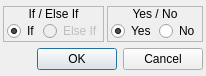
<?xml version="1.0" encoding="UTF-8"?>
<ui version="4.0">
 <class>ConfigureEvent_IfYesNo</class>
 <widget class="QDialog" name="ConfigureEvent_IfYesNo">
  <property name="geometry">
   <rect>
    <x>0</x>
    <y>0</y>
    <width>206</width>
    <height>76</height>
   </rect>
  </property>
  <property name="windowTitle">
   <string>If Yes/No</string>
  </property>
  <property name="styleSheet">
   <string notr="true">.QFrame
{
	border: 1px solid palette(text);
}

.QFrame&gt;QLabel
{
	background-color: palette(text);
	color: palette(window);
}</string>
  </property>
  <layout class="QGridLayout" name="gridLayout">
   <property name="leftMargin">
    <number>3</number>
   </property>
   <property name="topMargin">
    <number>3</number>
   </property>
   <property name="rightMargin">
    <number>3</number>
   </property>
   <property name="bottomMargin">
    <number>3</number>
   </property>
   <property name="spacing">
    <number>3</number>
   </property>
   <item row="0" column="0">
    <widget class="QFrame" name="frmVariable_3">
     <property name="sizePolicy">
      <sizepolicy hsizetype="Preferred" vsizetype="Fixed">
       <horstretch>0</horstretch>
       <verstretch>0</verstretch>
      </sizepolicy>
     </property>
     <property name="frameShape">
      <enum>QFrame::StyledPanel</enum>
     </property>
     <property name="frameShadow">
      <enum>QFrame::Raised</enum>
     </property>
     <layout class="QVBoxLayout" name="verticalLayout_5">
      <property name="spacing">
       <number>0</number>
      </property>
      <property name="leftMargin">
       <number>0</number>
      </property>
      <property name="topMargin">
       <number>0</number>
      </property>
      <property name="rightMargin">
       <number>0</number>
      </property>
      <property name="bottomMargin">
       <number>0</number>
      </property>
      <item>
       <widget class="QLabel" name="label_5">
        <property name="sizePolicy">
         <sizepolicy hsizetype="Preferred" vsizetype="Fixed">
          <horstretch>0</horstretch>
          <verstretch>0</verstretch>
         </sizepolicy>
        </property>
        <property name="text">
         <string>If / Else If</string>
        </property>
        <property name="alignment">
         <set>Qt::AlignCenter</set>
        </property>
       </widget>
      </item>
      <item>
       <widget class="QWidget" name="widget_5" native="true">
        <layout class="QHBoxLayout" name="horizontalLayout_4">
         <property name="spacing">
          <number>3</number>
         </property>
         <property name="leftMargin">
          <number>3</number>
         </property>
         <property name="topMargin">
          <number>0</number>
         </property>
         <property name="rightMargin">
          <number>0</number>
         </property>
         <property name="bottomMargin">
          <number>0</number>
         </property>
         <item>
          <widget class="QRadioButton" name="chkIf">
           <property name="text">
            <string>If</string>
           </property>
           <property name="checked">
            <bool>true</bool>
           </property>
          </widget>
         </item>
         <item>
          <widget class="QRadioButton" name="chkElseIf">
           <property name="enabled">
            <bool>false</bool>
           </property>
           <property name="text">
            <string>Else If</string>
           </property>
          </widget>
         </item>
        </layout>
       </widget>
      </item>
     </layout>
    </widget>
   </item>
   <item row="0" column="1">
    <widget class="QFrame" name="frmVariable_2">
     <property name="sizePolicy">
      <sizepolicy hsizetype="Preferred" vsizetype="Fixed">
       <horstretch>0</horstretch>
       <verstretch>0</verstretch>
      </sizepolicy>
     </property>
     <property name="frameShape">
      <enum>QFrame::StyledPanel</enum>
     </property>
     <property name="frameShadow">
      <enum>QFrame::Raised</enum>
     </property>
     <layout class="QVBoxLayout" name="verticalLayout_4">
      <property name="spacing">
       <number>0</number>
      </property>
      <property name="leftMargin">
       <number>0</number>
      </property>
      <property name="topMargin">
       <number>0</number>
      </property>
      <property name="rightMargin">
       <number>0</number>
      </property>
      <property name="bottomMargin">
       <number>0</number>
      </property>
      <item>
       <widget class="QLabel" name="label_4">
        <property name="sizePolicy">
         <sizepolicy hsizetype="Preferred" vsizetype="Fixed">
          <horstretch>0</horstretch>
          <verstretch>0</verstretch>
         </sizepolicy>
        </property>
        <property name="text">
         <string>Yes / No</string>
        </property>
        <property name="alignment">
         <set>Qt::AlignCenter</set>
        </property>
       </widget>
      </item>
      <item>
       <widget class="QWidget" name="widget_4" native="true">
        <layout class="QHBoxLayout" name="horizontalLayout_3">
         <property name="spacing">
          <number>3</number>
         </property>
         <property name="leftMargin">
          <number>3</number>
         </property>
         <property name="topMargin">
          <number>0</number>
         </property>
         <property name="rightMargin">
          <number>0</number>
         </property>
         <property name="bottomMargin">
          <number>0</number>
         </property>
         <item>
          <widget class="QRadioButton" name="chkYes">
           <property name="text">
            <string>Yes</string>
           </property>
           <property name="checked">
            <bool>true</bool>
           </property>
          </widget>
         </item>
         <item>
          <widget class="QRadioButton" name="chkNo">
           <property name="text">
            <string>No</string>
           </property>
          </widget>
         </item>
        </layout>
       </widget>
      </item>
     </layout>
    </widget>
   </item>
   <item row="1" column="0" colspan="2">
    <widget class="QDialogButtonBox" name="buttonBox">
     <property name="orientation">
      <enum>Qt::Horizontal</enum>
     </property>
     <property name="standardButtons">
      <set>QDialogButtonBox::Cancel|QDialogButtonBox::Ok</set>
     </property>
    </widget>
   </item>
  </layout>
 </widget>
 <resources/>
 <connections>
  <connection>
   <sender>buttonBox</sender>
   <signal>accepted()</signal>
   <receiver>ConfigureEvent_IfYesNo</receiver>
   <slot>accept()</slot>
   <hints>
    <hint type="sourcelabel">
     <x>248</x>
     <y>254</y>
    </hint>
    <hint type="destinationlabel">
     <x>157</x>
     <y>274</y>
    </hint>
   </hints>
  </connection>
  <connection>
   <sender>buttonBox</sender>
   <signal>rejected()</signal>
   <receiver>ConfigureEvent_IfYesNo</receiver>
   <slot>reject()</slot>
   <hints>
    <hint type="sourcelabel">
     <x>316</x>
     <y>260</y>
    </hint>
    <hint type="destinationlabel">
     <x>286</x>
     <y>274</y>
    </hint>
   </hints>
  </connection>
 </connections>
</ui>
